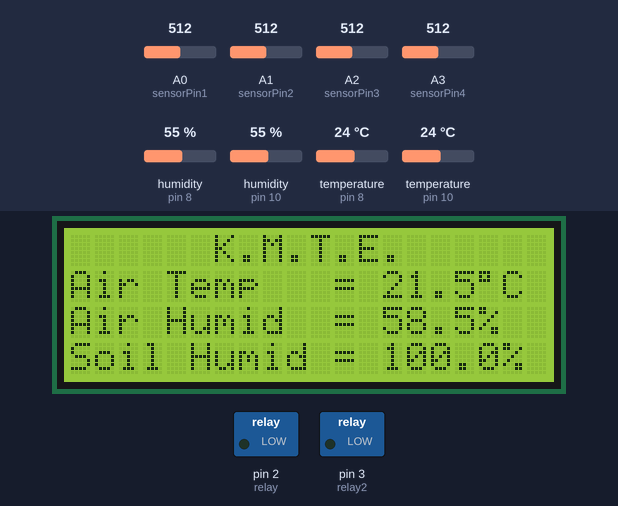
Bench run of a sketch on a simulated Arduino Uno, built with avr-gcc and run on an emulated ATmega328P. Shown: 20×4 character LCD, switched loads named in the sketch (green lamp = pin HIGH). Inputs (shaded band) come from the test bench; at power-on: humidity (sensors on pin 8, pin 10) 55 %, temperature (sensors on pin 10, pin 8) 24 °C, A0 (sensorPin1) = 512, A1 (sensorPin2) = 512, A2 (sensorPin3) = 512, A3 (sensorPin4) = 512. What the sketch prints to the serial monitor is not drawn.

Above: at 1.3 s.
1.4 s: humidity (sensor on pin 8) set to 66 %
At 4.0 s:
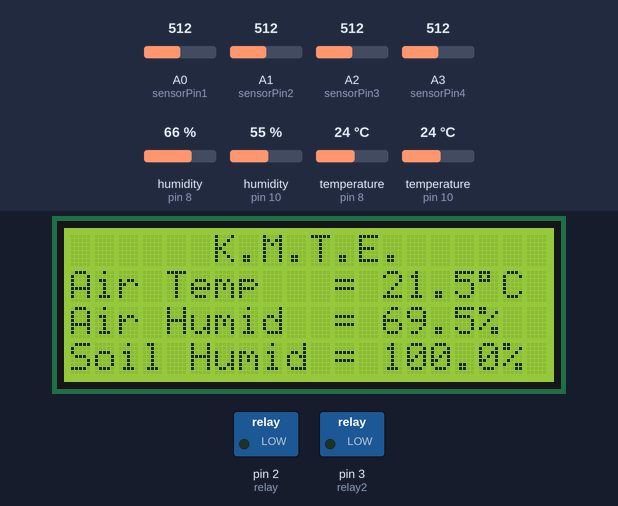
6.2 s: humidity (sensor on pin 8) set to 69 %
At 7.9 s:
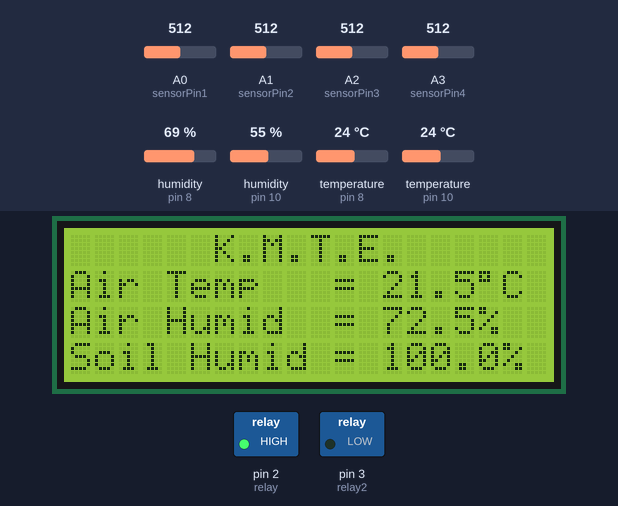
12.7 s: temperature (sensor on pin 10) set to 12 °C
At 14.5 s:
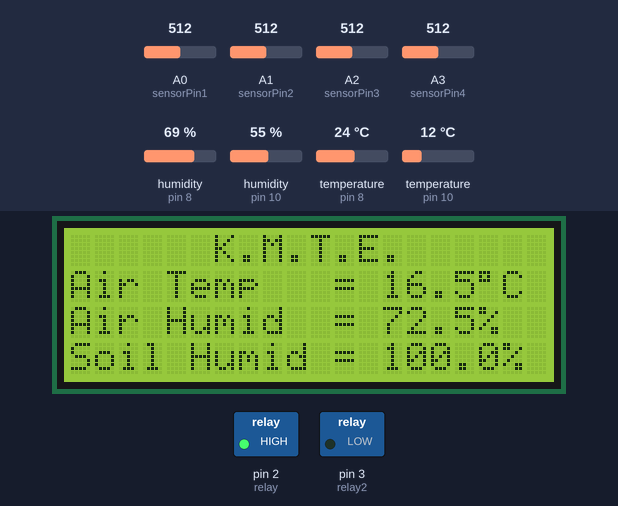
17.6 s: A0 (sensorPin1) set to 716
At 19.7 s:
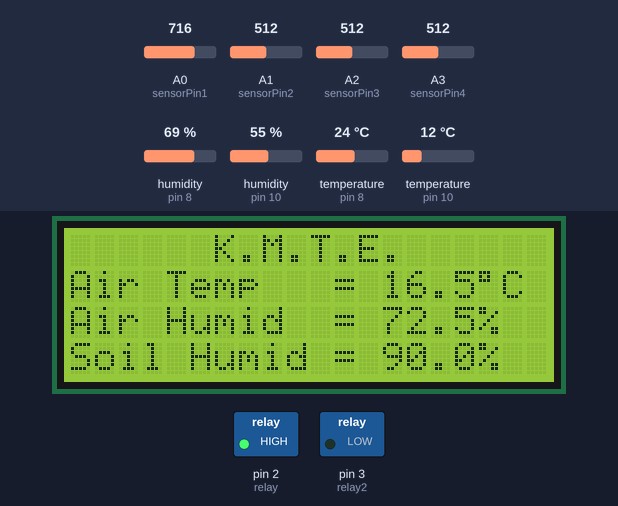
22.2 s: A1 (sensorPin2) set to 716
26.8 s: A2 (sensorPin3) set to 716
Timing chart, 0 to 29.8 s (numbered marks = the images above; inputs shaded):
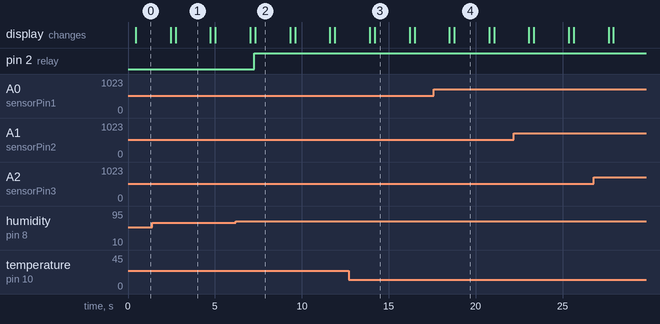

Measured:
- the behaviour switches between 67 and 68 % on humidity (sensor on pin 8) (found by bisection; images 1 and 2)
- after the input at 1.4 s, the display: first differs from a run without the input after 1.3 s (image 1)
- after the input at 6.2 s, pin 2 (relay): LOW → HIGH after 1.1 s; the display: first differs from a run without the input after 1.1 s (image 2)
- after the input at 12.7 s, the display: first differs from a run without the input after 1.5 s (image 3)
- after the input at 17.6 s, the display: first differs from a run without the input after 1.2 s (image 4)
- what the display in image 1 shows lasts 2.0 s, from 2.7 s to 4.7 s

The sketch:

FIX_code_arduino_uno_Void_Sugeno.ino
```cpp
//Libraries
#include <DHT.h>
#include <Wire.h>
#include <LiquidCrystal_I2C.h>
#include <SoftwareSerial.h>
#include <stdlib.h>
#include "fis_header.h"
char array1[] = "K.M.T.E.";  // CHANGE THIS AS PER YOUR NEED
char array2[] = "Air Temp   = ";     // CHANGE THIS AS PER YOUR NEED
char array3[] = "Air Humid  = ";   // CHANGE THIS AS PER YOUR NEED
char array4[] = "Soil Humid = ";     // CHANGE THIS AS PER YOUR

LiquidCrystal_I2C lcd(0x27, 20, 4); // CHANGE THE 0X27 ADDRESS TO YOUR SCREEN ADDRESS IF NEEDED
SoftwareSerial espSerial(0,1);//RX,TX

//Constants
#define DHT1PIN 8 //KANAN
//#define DHT2PIN 9 //GAKEPAKE
#define DHT3PIN 10//KIRI
//#define DHT4PIN 11//GAKEPAKE
#define DHTTYPE DHT22   // DHT 22  (AM2302)
DHT dht1(DHT1PIN, DHTTYPE); //KANAN
//DHT dht2(DHT2PIN, DHTTYPE); //GAKEPAKE
DHT dht3(DHT3PIN, DHTTYPE); //KIRI
//DHT dht4(DHT4PIN, DHTTYPE); //GAKEPAKE

//Variables
const int relay = 2;
const int relay2 = 3;
int sensorPin1 = A0;//KANAN
int sensorPin2 = A1;//KANAN
int sensorPin3 = A2;//KIRI
int sensorPin4 = A3;//KIRI
int nilai1;
int nilai2;
int nilai3;
int nilai4;
float hum1;
float temp1;
float hum3;
float temp3;
String str;
String kondisirelay;
String kondisirelay2;

//================================FUZZY SUGENO====================================
// Number of inputs to the fuzzy inference system
const int fis_gcI = 3;
// Number of outputs to the fuzzy inference system
const int fis_gcO = 2;
// Number of rules to the fuzzy inference system
const int fis_gcR = 27;
FIS_TYPE g_fisInput[fis_gcI];
FIS_TYPE g_fisOutput[fis_gcO];

// Support functions for Fuzzy Inference System
// Trapezoidal Member Function
FIS_TYPE fis_trapmf(FIS_TYPE x, FIS_TYPE* p)
{
    FIS_TYPE a = p[0], b = p[1], c = p[2], d = p[3];
    FIS_TYPE t1 = ((x <= c) ? 1 : ((d < x) ? 0 : ((c != d) ? ((d - x) / (d - c)) : 0)));
    FIS_TYPE t2 = ((b <= x) ? 1 : ((x < a) ? 0 : ((a != b) ? ((x - a) / (b - a)) : 0)));
    return (FIS_TYPE) min(t1, t2);
}
// Triangular Member Function
FIS_TYPE fis_trimf(FIS_TYPE x, FIS_TYPE* p)
{
    FIS_TYPE a = p[0], b = p[1], c = p[2];
    FIS_TYPE t1 = (x - a) / (b - a);
    FIS_TYPE t2 = (c - x) / (c - b);
    if ((a == b) && (b == c)) return (FIS_TYPE) (x == a);
    if (a == b) return (FIS_TYPE) (t2*(b <= x)*(x <= c));
    if (b == c) return (FIS_TYPE) (t1*(a <= x)*(x <= b));
    t1 = min(t1, t2);
    return (FIS_TYPE) max(t1, 0);
}
FIS_TYPE fis_prod(FIS_TYPE a, FIS_TYPE b)
{
    return (a * b);
}
FIS_TYPE fis_probor(FIS_TYPE a, FIS_TYPE b)
{
    return (a + b - (a * b));
}
FIS_TYPE fis_sum(FIS_TYPE a, FIS_TYPE b)
{
    return (a + b);
}
FIS_TYPE fis_array_operation(FIS_TYPE *array, int size, _FIS_ARR_OP pfnOp)
{
    int i;
    FIS_TYPE ret = 0;
    if (size == 0) return ret;
    if (size == 1) return array[0];
    ret = array[0];
    for (i = 1; i < size; i++)
    {
        ret = (*pfnOp)(ret, array[i]);
    }
    return ret;
}
// Data for Fuzzy Inference System
// Pointers to the implementations of member functions
_FIS_MF fis_gMF[] =
{
    fis_trapmf, fis_trimf
};
// Count of member function for each Input
int fis_gIMFCount[] = { 3, 3, 3 };
// Count of member function for each Output
int fis_gOMFCount[] = { 2, 2 };
// Coefficients for the Input Member Functions
FIS_TYPE fis_gMFI0Coeff1[] = { 23, 26, 40, 40 };
FIS_TYPE fis_gMFI0Coeff2[] = { 10, 19, 30 };
FIS_TYPE fis_gMFI0Coeff3[] = { 0, 0, 10, 18 };
FIS_TYPE* fis_gMFI0Coeff[] = { fis_gMFI0Coeff1, fis_gMFI0Coeff2, fis_gMFI0Coeff3 };
FIS_TYPE fis_gMFI1Coeff1[] = { 0, 0, 30, 45 };
FIS_TYPE fis_gMFI1Coeff2[] = { 65, 75, 100, 100 };
FIS_TYPE fis_gMFI1Coeff3[] = { 30, 40, 64, 78.5 };
FIS_TYPE* fis_gMFI1Coeff[] = { fis_gMFI1Coeff1, fis_gMFI1Coeff2, fis_gMFI1Coeff3 };
FIS_TYPE fis_gMFI2Coeff1[] = { 0, 0, 15, 25 };
FIS_TYPE fis_gMFI2Coeff2[] = { 27, 40, 100, 100 };
FIS_TYPE fis_gMFI2Coeff3[] = { 15, 27, 40 };
FIS_TYPE* fis_gMFI2Coeff[] = { fis_gMFI2Coeff1, fis_gMFI2Coeff2, fis_gMFI2Coeff3 };
FIS_TYPE** fis_gMFICoeff[] = { fis_gMFI0Coeff, fis_gMFI1Coeff, fis_gMFI2Coeff };
// Coefficients for the Output Member Functions
FIS_TYPE fis_gMFO0Coeff1[] = { 0, 0, 0, 0 };
FIS_TYPE fis_gMFO0Coeff2[] = { 0, 0, 0, 1 };
FIS_TYPE* fis_gMFO0Coeff[] = { fis_gMFO0Coeff1, fis_gMFO0Coeff2 };
FIS_TYPE fis_gMFO1Coeff1[] = { 0, 0, 0, 0 };
FIS_TYPE fis_gMFO1Coeff2[] = { 0, 0, 0, 1 };
FIS_TYPE* fis_gMFO1Coeff[] = { fis_gMFO1Coeff1, fis_gMFO1Coeff2 };
FIS_TYPE** fis_gMFOCoeff[] = { fis_gMFO0Coeff, fis_gMFO1Coeff };
// Input membership function set
int fis_gMFI0[] = { 0, 1, 0 };
int fis_gMFI1[] = { 0, 0, 0 };
int fis_gMFI2[] = { 0, 0, 1 };
int* fis_gMFI[] = { fis_gMFI0, fis_gMFI1, fis_gMFI2};
// Output membership function set
int* fis_gMFO[] = {};
// Rule Weights
FIS_TYPE fis_gRWeight[] = { 1, 1, 1, 1, 1, 1, 1, 1, 1, 1, 1, 1, 1, 1, 1, 1, 1, 1, 1, 1, 1, 1, 1, 1, 1, 1, 1 };
// Rule Type
int fis_gRType[] = { 1, 1, 1, 1, 1, 1, 1, 1, 1, 1, 1, 1, 1, 1, 1, 1, 1, 1, 1, 1, 1, 1, 1, 1, 1, 1, 1 };
// Rule Inputs
int fis_gRI0[] = { 1, 1, 1 };
int fis_gRI1[] = { 1, 1, 2 };
int fis_gRI2[] = { 1, 1, 3 };
int fis_gRI3[] = { 1, 2, 1 };
int fis_gRI4[] = { 1, 2, 2 };
int fis_gRI5[] = { 1, 2, 3 };
int fis_gRI6[] = { 1, 3, 1 };
int fis_gRI7[] = { 1, 3, 2 };
int fis_gRI8[] = { 1, 3, 3 };
int fis_gRI9[] = { 2, 1, 1 };
int fis_gRI10[] = { 2, 1, 2 };
int fis_gRI11[] = { 2, 1, 3 };
int fis_gRI12[] = { 2, 2, 1 };
int fis_gRI13[] = { 2, 2, 2 };
int fis_gRI14[] = { 2, 2, 3 };
int fis_gRI15[] = { 2, 3, 1 };
int fis_gRI16[] = { 2, 3, 2 };
int fis_gRI17[] = { 2, 3, 3 };
int fis_gRI18[] = { 3, 1, 1 };
int fis_gRI19[] = { 3, 1, 2 };
int fis_gRI20[] = { 3, 1, 3 };
int fis_gRI21[] = { 3, 2, 1 };
int fis_gRI22[] = { 3, 2, 2 };
int fis_gRI23[] = { 3, 2, 3 };
int fis_gRI24[] = { 3, 3, 1 };
int fis_gRI25[] = { 3, 3, 2 };
int fis_gRI26[] = { 3, 3, 3 };
int* fis_gRI[] = { fis_gRI0, fis_gRI1, fis_gRI2, fis_gRI3, fis_gRI4, fis_gRI5, fis_gRI6, fis_gRI7, fis_gRI8, fis_gRI9, fis_gRI10, fis_gRI11, fis_gRI12, fis_gRI13, fis_gRI14, fis_gRI15, fis_gRI16, fis_gRI17, fis_gRI18, fis_gRI19, fis_gRI20, fis_gRI21, fis_gRI22, fis_gRI23, fis_gRI24, fis_gRI25, fis_gRI26 };
// Rule Outputs
int fis_gRO0[] = { 2, 2 };
int fis_gRO1[] = { 2, 1 };
int fis_gRO2[] = { 2, 2 };
int fis_gRO3[] = { 2, 2 };
int fis_gRO4[] = { 2, 1 };
int fis_gRO5[] = { 2, 2 };
int fis_gRO6[] = { 2, 2 };
int fis_gRO7[] = { 2, 1 };
int fis_gRO8[] = { 2, 2 };
int fis_gRO9[] = { 2, 2 };
int fis_gRO10[] = { 2, 1 };
int fis_gRO11[] = { 2, 2 };
int fis_gRO12[] = { 1, 1 };
int fis_gRO13[] = { 1, 1 };
int fis_gRO14[] = { 1, 1 };
int fis_gRO15[] = { 2, 2 };
int fis_gRO16[] = { 2, 1 };
int fis_gRO17[] = { 2, 2 };
int fis_gRO18[] = { 2, 2 };
int fis_gRO19[] = { 2, 1 };
int fis_gRO20[] = { 2, 2 };
int fis_gRO21[] = { 1, 1 };
int fis_gRO22[] = { 1, 1 };
int fis_gRO23[] = { 1, 1 };
int fis_gRO24[] = { 2, 2 };
int fis_gRO25[] = { 2, 1 };
int fis_gRO26[] = { 2, 2 };
int* fis_gRO[] = { fis_gRO0, fis_gRO1, fis_gRO2, fis_gRO3, fis_gRO4, fis_gRO5, fis_gRO6, fis_gRO7, fis_gRO8, fis_gRO9, fis_gRO10, fis_gRO11, fis_gRO12, fis_gRO13, fis_gRO14, fis_gRO15, fis_gRO16, fis_gRO17, fis_gRO18, fis_gRO19, fis_gRO20, fis_gRO21, fis_gRO22, fis_gRO23, fis_gRO24, fis_gRO25, fis_gRO26 };
// Input range Min
FIS_TYPE fis_gIMin[] = { 0, 0, 0 };
// Input range Max
FIS_TYPE fis_gIMax[] = { 40, 100, 100 };
// Output range Min
FIS_TYPE fis_gOMin[] = { 0, 0 };
// Output range Max
FIS_TYPE fis_gOMax[] = { 1, 1 };
// Data dependent support functions for Fuzzy Inference System
// None for Sugeno
//================================FUZZY SUGENO====================================

void setup()
{
  Serial.begin(115200);
  espSerial.begin(115200);
  dht1.begin();
//  dht2.begin();
  dht3.begin();
//  dht4.begin();
  lcd.init();
  lcd.backlight();
  pinMode(relay,OUTPUT);
  pinMode(relay2,OUTPUT);
  delay(100);
}

void loop(){
//  gapakeserial();
//  gapakeserial();
  pakeserial();
//  gapakeserial();
//  gapakeserial();
//  gapakeserial();
//  gapakeserial();
//  gapakeserial();
//  gapakeserial();
//  gapakeserial();
//  gapakeserial();
//  gapakeserial();
//  gapakeserial();
//  gapakeserial();
//  gapakeserial();
//  gapakeserial();
//  gapakeserial();
//  gapakeserial();
//  gapakeserial();
//  gapakeserial();
//  gapakeserial();
//  gapakeserial();
//  gapakeserial();
//  gapakeserial();
//  gapakeserial();
//  gapakeserial();
//  gapakeserial();
//  gapakeserial();
//  gapakeserial();
//  gapakeserial();
//  gapakeserial();

}

void gapakeserial(){
  delay(200);
  //Read data and store it to variables hum and temp
    int nilai1 = analogRead(sensorPin1);//KANAN
    int nilai2 = analogRead(sensorPin2);//KANAN
    int nilai3 = analogRead(sensorPin3);//KIRI
    int nilai4 = analogRead(sensorPin4);//KIRI
    hum1 = dht1.readHumidity();//KANAN
    hum3 = dht3.readHumidity();//KIRI
    temp1= dht1.readTemperature();//KANAN
    temp3= dht3.readTemperature();//KIRI
    float airtemp = (temp1 + temp3)/2;
    float airhumid = (hum1 + hum3)/2;
    float soilhumid = (nilai1 + nilai2 + nilai3 + nilai4)/4;

    float temp1persen = map(temp1, 18.5, 25.3, 17, 22);
    if(temp1persen<0){temp1persen=0;}else if(temp1persen>100){temp1persen=100;}
    float temp3persen = map(temp3, 18.3, 24.5, 17, 22);
    if(temp3persen<0){temp3persen=0;}else if(temp3persen>100){temp3persen=100;}
    float hum1persen = map(hum1, 92, 96.7, 91.5, 99);
    if(hum1persen<0){hum1persen=0;}else if(hum1persen>100){hum1persen=100;}
    float hum3persen = map(hum3, 99.1, 91.8, 91.5, 99);//ini masih belum valid
    if(hum3persen<0){hum3persen=0;}else if(hum3persen>100){hum3persen=100;}

    float nilai1persen = map(nilai1, 958, 560, 0, 100);//958-476(ini nilai aslinya)
    if(nilai1persen<0){nilai1persen=0;}else if(nilai1persen>100){nilai1persen=100;}
    float nilai2persen = map(nilai2, 958, 560, 0, 100);//958-476(ini nilai aslinya)
    if(nilai2persen<0){nilai2persen=0;}else if(nilai2persen>100){nilai2persen=100;}
    float nilai3persen = map(nilai3, 953, 560, 0, 100);
    if(nilai3persen<0){nilai3persen=0;}else if(nilai3persen>100){nilai3persen=100;}
    float nilai4persen = map(nilai4, 953, 560, 0, 100);//983-476(ini nilai aslinya)
    if(nilai4persen<0){nilai4persen=0;}else if(nilai4persen>100){nilai4persen=100;}

    float soilhumidkiripersen = (nilai3persen + nilai4persen)/2;
    float soilhumidkananpersen = (nilai1persen + nilai2persen)/2;
    float soilhumidpersen = (nilai1persen + nilai2persen + nilai3persen + nilai4persen)/4;
    float airtemppersen = (temp1persen+temp3persen)/2;  //+temp2persen+temp4persen
    float airhumidpersen = (hum1persen+hum3persen)/2; //+hum2persen+hum4persen

    g_fisInput[0] = airtemppersen;
    g_fisInput[1] = airhumidpersen;
    g_fisInput[2] = soilhumidpersen;
//    g_fisInput[0] = 20;
//    g_fisInput[1] = 89;
//    g_fisInput[2] = 30;
    g_fisOutput[0] = 0;
    g_fisOutput[1] = 0;
    fis_evaluate();

//Jika LOW maka ON, jika HIGH maka akan OFF  => ini khusus buat relay1(active low), kalo relay2 fungsinya normal
    if(g_fisOutput[0]>=0.5 && g_fisOutput[1]>=0.5){
      digitalWrite(relay,LOW);
      kondisirelay = "Aktif";
      digitalWrite(relay2,HIGH);
      kondisirelay2= "Aktif";
    }
    else if(g_fisOutput[0]>=0.5 && g_fisOutput[1]<0.5){
      digitalWrite(relay,LOW);
      kondisirelay= "Aktif";
      digitalWrite(relay2,LOW);
      kondisirelay2= "Mati";
    }
    else if(g_fisOutput[0]<0.5 && g_fisOutput[1]>=0.5){
      digitalWrite(relay,HIGH);
      kondisirelay= "Mati";
      digitalWrite(relay2,HIGH);
      kondisirelay2= "Aktif";
    }
    else if(g_fisOutput[0]<0.5 && g_fisOutput[1]<0.5){
      digitalWrite(relay,HIGH);
      kondisirelay= "Mati";
      digitalWrite(relay2,LOW);
      kondisirelay2= "Mati";
    }

      //BUAT TESTING
//      digitalWrite(relay,LOW);
//      digitalWrite(relay2,LOW);
//      kondisirelay = "Aktif";
//      kondisirelay2= "Mati";

//INI TAMPILAN LCD DATANYA
    lcd.setCursor(6,0);
    lcd.print(array1);
    lcd.setCursor(0,1);
    lcd.print(array2);
    lcd.print(airtemppersen,1);
    lcd.print((char)223);
    lcd.print("C");
    lcd.setCursor(0,2);
    lcd.print(array3);
    lcd.print(airhumidpersen,1);
    lcd.print("%");
    lcd.setCursor(0,3);
    lcd.print(array4);
    lcd.print(soilhumidpersen,1);
    lcd.print("%");

    delay(2000); //Delay 2 sec.
    lcd.clear();
}

void pakeserial()
{
  delay(200);
    int nilai1 = analogRead(sensorPin1);//KANAN
    int nilai2 = analogRead(sensorPin2);//KANAN
    int nilai3 = analogRead(sensorPin3);//KIRI
    int nilai4 = analogRead(sensorPin4);//KIRI
    hum1 = dht1.readHumidity();//KANAN
    hum3 = dht3.readHumidity();//KIRI
    temp1= dht1.readTemperature();//KANAN
    temp3= dht3.readTemperature();//KIRI
    float airtemp = (temp1 + temp3)/2;
    float airhumid = (hum1 + hum3)/2;
    float soilhumid = (nilai1 + nilai2 + nilai3 + nilai4)/4;

    float temp1persen = map(temp1, 18.5, 25.3, 17, 22);
    if(temp1persen<0){temp1persen=0;}else if(temp1persen>100){temp1persen=100;}
    float temp3persen = map(temp3, 18.3, 24.5, 17, 22);
    if(temp3persen<0){temp3persen=0;}else if(temp3persen>100){temp3persen=100;}
    float hum1persen = map(hum1, 92, 96.7, 91.5, 99);
    if(hum1persen<0){hum1persen=0;}else if(hum1persen>100){hum1persen=100;}
    float hum3persen = map(hum3, 99.1, 91.8, 91.5, 99);//ini masih belum valid
    if(hum3persen<0){hum3persen=0;}else if(hum3persen>100){hum3persen=100;}

    float nilai1persen = map(nilai1, 958, 560, 0, 100);//958-476(ini nilai aslinya)
    if(nilai1persen<0){nilai1persen=0;}else if(nilai1persen>100){nilai1persen=100;}
    float nilai2persen = map(nilai2, 958, 560, 0, 100);//958-476(ini nilai aslinya)
    if(nilai2persen<0){nilai2persen=0;}else if(nilai2persen>100){nilai2persen=100;}
    float nilai3persen = map(nilai3, 953, 560, 0, 100);
    if(nilai3persen<0){nilai3persen=0;}else if(nilai3persen>100){nilai3persen=100;}
    float nilai4persen = map(nilai4, 953, 560, 0, 100);//983-476(ini nilai aslinya)
    if(nilai4persen<0){nilai4persen=0;}else if(nilai4persen>100){nilai4persen=100;}

    float soilhumidkiripersen = (nilai3persen + nilai4persen)/2;
    float soilhumidkananpersen = (nilai1persen + nilai2persen)/2;
    float soilhumidpersen = (nilai1persen + nilai2persen + nilai3persen + nilai4persen)/4;
    float airtemppersen = (temp1persen+temp3persen)/2;  //+temp2persen+temp4persen
    float airhumidpersen = (hum1persen+hum3persen)/2; //+hum2persen+hum4persen

    g_fisInput[0] = airtemppersen;
    g_fisInput[1] = airhumidpersen;
    g_fisInput[2] = soilhumidpersen;
//    g_fisInput[0] = 20;
//    g_fisInput[1] = 89;
//    g_fisInput[2] = 30;
    g_fisOutput[0] = 0;
    g_fisOutput[1] = 0;
    fis_evaluate();

//Jika LOW maka ON, jika HIGH maka akan OFF  => ini khusus buat relay1(active low), kalo relay2 fungsinya normal
    if(g_fisOutput[0]>=0.5 && g_fisOutput[1]>=0.5){
      digitalWrite(relay,LOW);
      kondisirelay = "Aktif";
      digitalWrite(relay2,HIGH);
      kondisirelay2= "Aktif";
    }
    else if(g_fisOutput[0]>=0.5 && g_fisOutput[1]<0.5){
      digitalWrite(relay,LOW);
      kondisirelay= "Aktif";
      digitalWrite(relay2,LOW);
      kondisirelay2= "Mati";
    }
    else if(g_fisOutput[0]<0.5 && g_fisOutput[1]>=0.5){
      digitalWrite(relay,HIGH);
      kondisirelay= "Mati";
      digitalWrite(relay2,HIGH);
      kondisirelay2= "Aktif";
    }
    else if(g_fisOutput[0]<0.5 && g_fisOutput[1]<0.5){
      digitalWrite(relay,HIGH);
      kondisirelay= "Mati";
      digitalWrite(relay2,LOW);
      kondisirelay2= "Mati";
    }
      //BUAT TESTING
//      digitalWrite(relay,LOW);
//      digitalWrite(relay2,LOW);
//      kondisirelay = "Aktif";
//      kondisirelay2= "Mati";

//    str=String("#")+String(soilhumidpersen)+String(",")+String(airhumidpersen)+String(",")+String(airtemppersen)+String(",")+String(kondisirelay)+String(",")+String(kondisirelay2)+String(",")+String(g_fisOutput[0])+String(",")+String(g_fisOutput[1])+String("#")+String("\n");
//    Serial.println(str);

    Serial.print("#");Serial.print(soilhumidpersen);Serial.print(",");Serial.print(airhumidpersen);Serial.print(",");Serial.print(airtemppersen);Serial.print(",");
    Serial.print(kondisirelay);Serial.print(",");Serial.print(kondisirelay2);Serial.print(",");Serial.print(g_fisOutput[0]);Serial.print(",");Serial.print(g_fisOutput[1]);Serial.print("#");//POKOK SAMPE SINI
    Serial.print(soilhumidkiripersen);Serial.print(",");Serial.print(soilhumidkananpersen);Serial.print(",");
    Serial.print(hum3persen);Serial.print(",");Serial.print(hum1persen);Serial.print(",");
    Serial.print(temp3persen);Serial.print(",");Serial.print(temp1persen);Serial.print("#");
    Serial.print(hum3);Serial.print(",");Serial.print(hum1);Serial.print(",");//INI YANG REAL, BUKAN PERSENTASE
    Serial.print(temp3);Serial.print(",");Serial.print(temp1);Serial.println("#");//INI YANG REAL, BUKAN PERSENTASE
//    Serial.println("###########################");
//    Serial.print(soilhumidpersen);Serial.print("||");Serial.print(soilhumid);Serial.print("||");Serial.print(nilai1);Serial.print(",");Serial.print(nilai2);Serial.print(",");Serial.print(nilai3);Serial.print(",");Serial.println(nilai4);
//    Serial.print(airhumidpersen);Serial.print("||");Serial.print(airhumid);Serial.print("||");Serial.print(hum1);Serial.print(",");Serial.println(hum3);
//    Serial.print(airtemppersen);Serial.print("||");Serial.print(airtemp);Serial.print("||");Serial.print(temp1);Serial.print(",");Serial.println(temp3);
//    Serial.println("###########################");

    Serial.flush();

//INI TAMPILAN LCD DATANYA
    lcd.setCursor(6,0);
    lcd.print(array1);
    lcd.setCursor(0,1);
    lcd.print(array2);
    lcd.print(airtemppersen,1);
    lcd.print((char)223);
    lcd.print("C");
    lcd.setCursor(0,2);
    lcd.print(array3);
    lcd.print(airhumidpersen,1);
    lcd.print("%");
    lcd.setCursor(0,3);
    lcd.print(array4);
    lcd.print(soilhumidpersen,1);
    lcd.print("%");

    delay(2000); //Delay 2 sec.
    lcd.clear();
}

// Fuzzy Inference System
void fis_evaluate()
{
    FIS_TYPE fuzzyInput0[] = { 0, 0, 0 };
    FIS_TYPE fuzzyInput1[] = { 0, 0, 0 };
    FIS_TYPE fuzzyInput2[] = { 0, 0, 0 };
    FIS_TYPE* fuzzyInput[fis_gcI] = { fuzzyInput0, fuzzyInput1, fuzzyInput2, };
    FIS_TYPE fuzzyOutput0[] = { 0, 0 };
    FIS_TYPE fuzzyOutput1[] = { 0, 0 };
    FIS_TYPE* fuzzyOutput[fis_gcO] = { fuzzyOutput0, fuzzyOutput1, };
    FIS_TYPE fuzzyRules[fis_gcR] = { 0 };
    FIS_TYPE fuzzyFires[fis_gcR] = { 0 };
    FIS_TYPE* fuzzyRuleSet[] = { fuzzyRules, fuzzyFires };
    FIS_TYPE sW = 0;

    // Transforming input to fuzzy Input
    int i, j, r, o;
    for (i = 0; i < fis_gcI; ++i)
    {
        for (j = 0; j < fis_gIMFCount[i]; ++j)
        {
            fuzzyInput[i][j] =
                (fis_gMF[fis_gMFI[i][j]])(g_fisInput[i], fis_gMFICoeff[i][j]);
        }
    }

    int index = 0;
    for (r = 0; r < fis_gcR; ++r)
    {
        if (fis_gRType[r] == 1)
        {
            fuzzyFires[r] = 1;
            for (i = 0; i < fis_gcI; ++i)
            {
                index = fis_gRI[r][i];
                if (index > 0)
                    fuzzyFires[r] = fis_prod(fuzzyFires[r], fuzzyInput[i][index - 1]);
                else if (index < 0)
                    fuzzyFires[r] = fis_prod(fuzzyFires[r], 1 - fuzzyInput[i][-index - 1]);
                else
                    fuzzyFires[r] = fis_prod(fuzzyFires[r], 1);
            }
        }
        else
        {
            fuzzyFires[r] = 0;
            for (i = 0; i < fis_gcI; ++i)
            {
                index = fis_gRI[r][i];
                if (index > 0)
                    fuzzyFires[r] = fis_probor(fuzzyFires[r], fuzzyInput[i][index - 1]);
                else if (index < 0)
                    fuzzyFires[r] = fis_probor(fuzzyFires[r], 1 - fuzzyInput[i][-index - 1]);
                else
                    fuzzyFires[r] = fis_probor(fuzzyFires[r], 0);
            }
        }

        fuzzyFires[r] = fis_gRWeight[r] * fuzzyFires[r];
        sW += fuzzyFires[r];
    }

    if (sW == 0)
    {
        for (o = 0; o < fis_gcO; ++o)
        {
            g_fisOutput[o] = ((fis_gOMax[o] + fis_gOMin[o]) / 2);
        }
    }
    else
    {
        for (o = 0; o < fis_gcO; ++o)
        {
            FIS_TYPE sWI = 0.0;
            for (j = 0; j < fis_gOMFCount[o]; ++j)
            {
                fuzzyOutput[o][j] = fis_gMFOCoeff[o][j][fis_gcI];
                for (i = 0; i < fis_gcI; ++i)
                {
                    fuzzyOutput[o][j] += g_fisInput[i] * fis_gMFOCoeff[o][j][i];
                }
            }

            for (r = 0; r < fis_gcR; ++r)
            {
                index = fis_gRO[r][o] - 1;
                sWI += fuzzyFires[r] * fuzzyOutput[o][index];
            }

            g_fisOutput[o] = sWI / sW;
        }
    }
}
```

Source omitted: fis_header.h (639 bytes)
